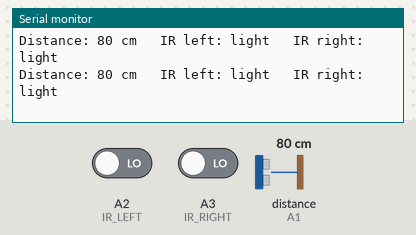
The sketch below on a simulated Arduino Uno, built with avr-gcc and run on an emulated ATmega328P. Parts: the last lines printed to the serial monitor. Wiring (inferred from the names in the program): ultrasonic range finder: trigger A0; echo A1. The test bench sets the inputs (shaded band); at power-on: distance to the obstacle (sensor on A1) 80 cm, A2 (IR_LEFT) LOW, A3 (IR_RIGHT) LOW. The echo pulse lasts 58.3 µs per cm.

Above: at 1.2 s.
1.3 s: distance to the obstacle (sensor on A1) set to 2 cm
At 1.6 s:
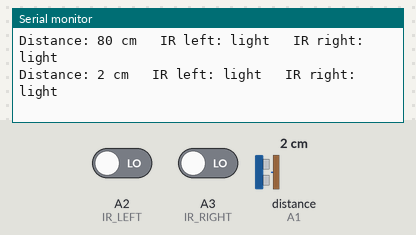
4.3 s: A2 (IR_LEFT) driven HIGH
At 4.61 s:
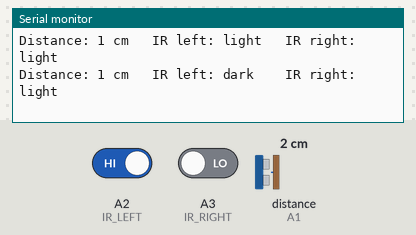
6.3 s: A3 (IR_RIGHT) driven HIGH
At 6.62 s:
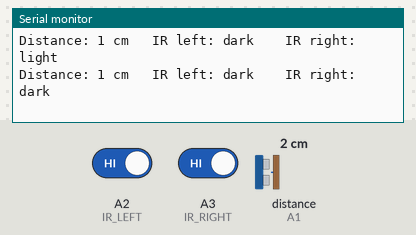
8.3 s: distance to the obstacle (sensor on A1) set to 4 cm
At 8.43 s:
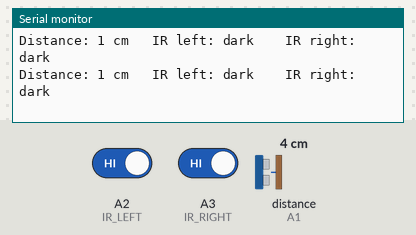
11.3 s: A2 (IR_LEFT) driven LOW
At 11.65 s:
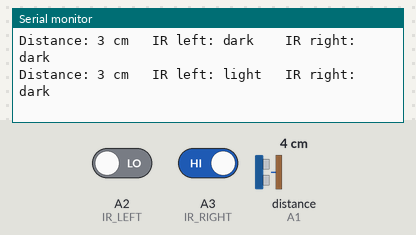
13.4 s: distance to the obstacle (sensor on A1) set to 60 cm
At 13.47 s:
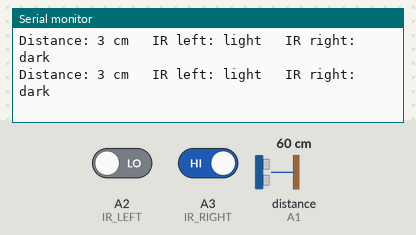
Timing chart, 0 to 16.4 s (numbered marks = the images above; inputs shaded):
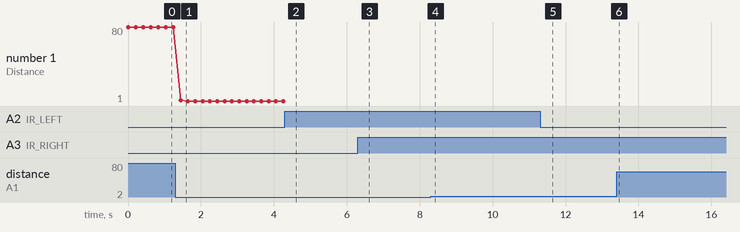

Measured:
- after the input at 1.3 s, the serial monitor: prints a new line after 0.14 s (image 1)
- after the input at 4.3 s, the serial monitor: prints a new line after 0.16 s (image 2)
- after the input at 6.3 s, the serial monitor: prints a new line after 0.17 s (image 3)
- after the input at 11.3 s, the serial monitor: prints a new line after 0.20 s (image 5)
- plotted number 1: 80 → 1 after the input at 1.3 s

The sketch:

sensor_check.ino
```cpp
// ROVER 2.0 - Sensor check
// Prints the distance and both IR sensors to the Serial Monitor.
// Open Tools > Serial Monitor and set it to 9600 baud.

const int TRIG_PIN = A0;   // ultrasonic Trig
const int ECHO_PIN = A1;   // ultrasonic Echo
const int IR_LEFT  = A2;   // left IR OUT
const int IR_RIGHT = A3;   // right IR OUT

void setup() {
  Serial.begin(9600);
  pinMode(TRIG_PIN, OUTPUT);
  pinMode(ECHO_PIN, INPUT);
  pinMode(IR_LEFT, INPUT);
  pinMode(IR_RIGHT, INPUT);
}

// Send a ping and time the echo. Returns centimetres (999 = nothing in range).
long readDistanceCm() {
  digitalWrite(TRIG_PIN, LOW);
  delayMicroseconds(2);
  digitalWrite(TRIG_PIN, HIGH);              // a 10 us pulse starts a measurement
  delayMicroseconds(10);
  digitalWrite(TRIG_PIN, LOW);
  long us = pulseIn(ECHO_PIN, HIGH, 30000);  // wait up to 30 ms for the echo
  if (us == 0) return 999;
  return us / 58;                            // sound takes ~58 us per cm, there and back
}

void loop() {
  long cm = readDistanceCm();
  int left = digitalRead(IR_LEFT);
  int right = digitalRead(IR_RIGHT);

  Serial.print("Distance: ");
  Serial.print(cm);
  Serial.print(" cm   IR left: ");
  Serial.print(left == HIGH ? "dark " : "light");
  Serial.print("   IR right: ");
  Serial.println(right == HIGH ? "dark" : "light");

  delay(200);                                // about 5 readings a second
}
```
